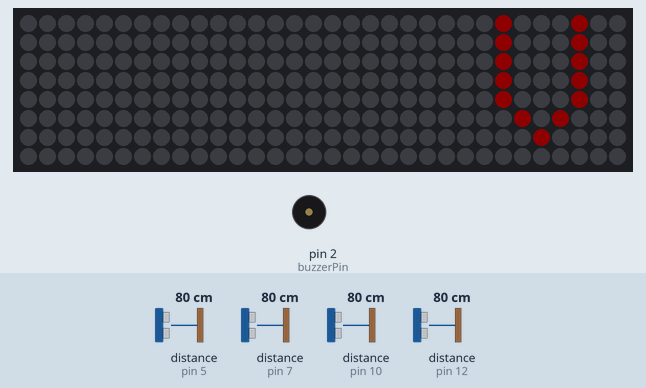
Recording of a sketch running on a simulated Arduino Uno, built with avr-gcc and run on an emulated ATmega328P. On the bench: 32×8 RGB LED matrix (first LED top left, wired row by row), buzzer (waves = sounding, pin HIGH). Wiring (inferred from the names in the program): 4 × ultrasonic range finder: trigger pin 4, echo pin 5 / trigger pin 6, echo pin 7 / trigger pin 9, echo pin 10 / trigger pin 11, echo pin 12. The test bench sets the inputs (shaded band); at power-on: distance to the obstacle (sensors on pin 5, pin 7, pin 10, pin 12) 80 cm. The echo pulse lasts 58.3 µs per cm; dim RGB values are drawn brighter than linear; the strip is taken to match the declared colour order; pins used as bus, display or sensor lines are not drawn.

Above: at 1.2 s.
1.3 s: distance to the obstacle (sensor on pin 5) set to 2 cm
At 1.6 s:
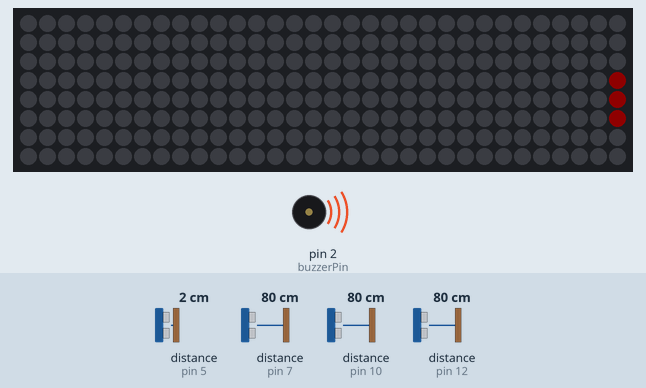
3.3 s: distance to the obstacle (sensor on pin 7) set to 11 cm
4.8 s: distance to the obstacle (sensor on pin 7) set to 8 cm
At 5.06 s:
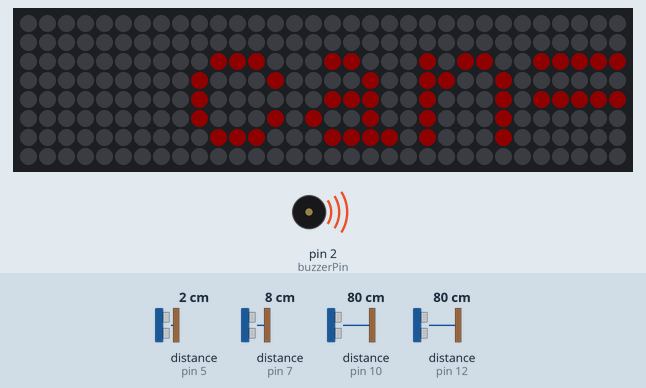
7.0 s: distance to the obstacle (sensor on pin 10) set to 11 cm
8.5 s: distance to the obstacle (sensor on pin 10) set to 8 cm
At 8.64 s:
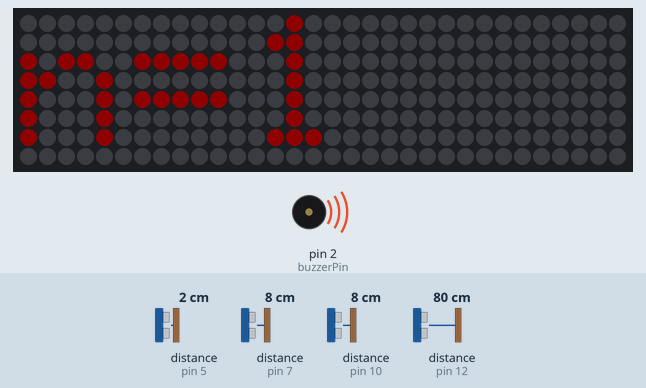
10.6 s: distance to the obstacle (sensor on pin 12) set to 2 cm
At 11.3 s:
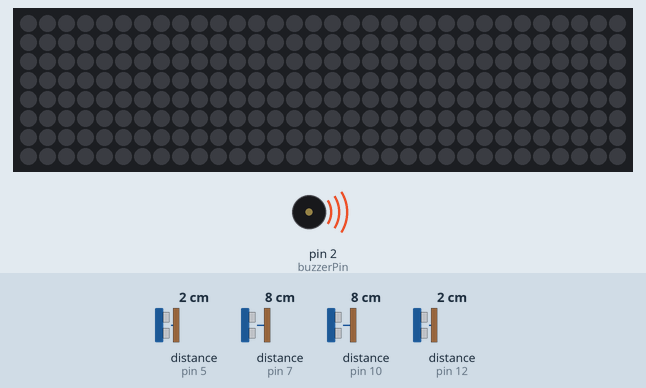
Timing chart, 0 to 13.6 s (numbered marks = the images above; inputs shaded):
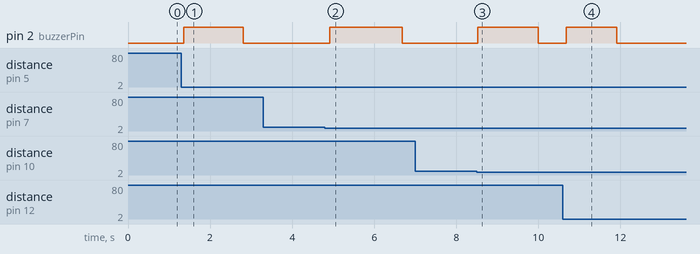

Measured:
- after the input at 1.3 s, pin 2 (buzzerPin): LOW → HIGH after 0.06 s, → LOW 1.4 s later; the LEDs: first change after 0.09 s (image 1 shows a later state)
- after the input at 4.8 s, pin 2 (buzzerPin): LOW → HIGH after 0.11 s, → LOW 1.8 s later
- after the input at 8.5 s, pin 2 (buzzerPin): LOW → HIGH at once, → LOW 1.5 s later
- after the input at 10.6 s, pin 2 (buzzerPin): LOW → HIGH after 0.08 s, → LOW 1.2 s later
- what the display in image 4 shows lasts 1.5 s, from 10.8 s to 12.3 s

The sketch:

trash_counter.ino
```cpp
#include <Adafruit_GFX.h>
#include <Adafruit_NeoMatrix.h>
#include <Adafruit_NeoPixel.h>
#ifndef PSTR
 #define PSTR // Make Arduino Due happy
#endif

#define PIN 3
#define TRIG_1 9
#define ECHO_1 10
#define TRIG_2 11
#define ECHO_2 12
#define TRIG_3 4
#define ECHO_3 5
#define TRIG_4 6
#define ECHO_4 7

Adafruit_NeoMatrix matrix = Adafruit_NeoMatrix(8, 8, 4, 1, PIN,
  NEO_TILE_TOP   + NEO_TILE_LEFT   + NEO_TILE_ROWS   + NEO_TILE_PROGRESSIVE +
  NEO_MATRIX_BOTTOM + NEO_MATRIX_LEFT + NEO_MATRIX_COLUMNS + NEO_MATRIX_PROGRESSIVE,
  NEO_RGB + NEO_KHZ800);

const uint16_t colors[] = {
  matrix.Color(255, 0, 0), matrix.Color(0, 255, 0), matrix.Color(0, 0, 255) };


String strToDisplay;
int len_str;
int buzzerPin = 2;
int buzzer_timer;

int object_detect[4] = {0,0,0,0};
int object_count[4] = {0,0,0,0};
String object_display[4] = {"vinyl=", "glass=", "can=", "plastic="};
int detect_displaying_timer = 0;
int distance[4] = {100,100,100,100};
int display_reset = 0;

void detect_process() {
  for(int i = 0; i < 4; i++) {
    if(object_detect[i] == 0) { //물체 인식 중이 아닐 때
      if(distance[i]<10) {
        object_detect[i] = 1; //물체 인식됨
        buzzer_timer = 10;
        object_count[i] += 1;
      }
    }
    else{ //물체 인식 중일 때
      if(distance[i] > 20) {
        object_detect[i] = 0;
      }
    }
  }
}

void display_process() {
  if(detect_displaying_timer > 0) {
    detect_displaying_timer --;
    if(detect_displaying_timer == 0) {
      display_reset = 1;
    }
  }
  else if(object_detect[0] == 0 && object_detect[1] == 0 && object_detect[2] == 0 && object_detect[3] == 0) {
    strToDisplay = "V:" + String(object_count[0]) + " G:" + String(object_count[1]) + " C:" + String(object_count[2]) + " P:" + String(object_count[3]);
  }
  else{
    for(int i = 0; i < 4; i++) {
      if(object_detect[i] == 1) { //물체 인식
        strToDisplay = object_display[i] + String(object_count[i]);
        detect_displaying_timer = 70;
        display_reset = 1;
      }
    }
  }
}

void buzzer_process() {
  if(buzzer_timer <= 0) {
    digitalWrite(buzzerPin, LOW);
  }
  else {
    digitalWrite(buzzerPin, HIGH);
    buzzer_timer--;
  }
}

void setup() {
  matrix.begin();
  matrix.setTextWrap(false);
  matrix.setBrightness(15);
  matrix.setTextColor(colors[0]);
  pinMode(TRIG_1, OUTPUT);
  pinMode(ECHO_1,INPUT);
  pinMode(TRIG_2, OUTPUT);
  pinMode(ECHO_2, INPUT);
  pinMode(TRIG_3, OUTPUT);
  pinMode(ECHO_3, INPUT);
  pinMode(TRIG_4, OUTPUT);
  pinMode(ECHO_4, INPUT);
  pinMode(buzzerPin, OUTPUT);
}

int x = matrix.width();
int pass = 0;

void loop() {
  digitalWrite(TRIG_1,HIGH);
  delayMicroseconds(10);
  digitalWrite(TRIG_1,LOW);
  distance[0] = pulseIn(ECHO_1, HIGH)/56;

  digitalWrite(TRIG_2,HIGH);
  delayMicroseconds(10);
  digitalWrite(TRIG_2,LOW);
  distance[1] = pulseIn(ECHO_2, HIGH)/56;

  digitalWrite(TRIG_3,HIGH);
  delayMicroseconds(10);
  digitalWrite(TRIG_3,LOW);
  distance[2] = pulseIn(ECHO_3, HIGH)/56;

  digitalWrite(TRIG_4,HIGH);
  delayMicroseconds(10);
  digitalWrite(TRIG_4,LOW);
  distance[3] = pulseIn(ECHO_4, HIGH)/56;

  detect_process();
  display_process();
  buzzer_process();

  len_str = strToDisplay.length()*9;

  if(display_reset == 1) {
    display_reset = 0;
    x = matrix.width();
  }

  matrix.fillScreen(0);
  matrix.setCursor(x, 0);
  matrix.print(strToDisplay);
  if(--x < -len_str) {
    x = matrix.width();
    if(++pass >= 3) pass = 0;
    matrix.setTextColor(colors[pass]);
  }
  matrix.show();
  delay(90);
}
```
